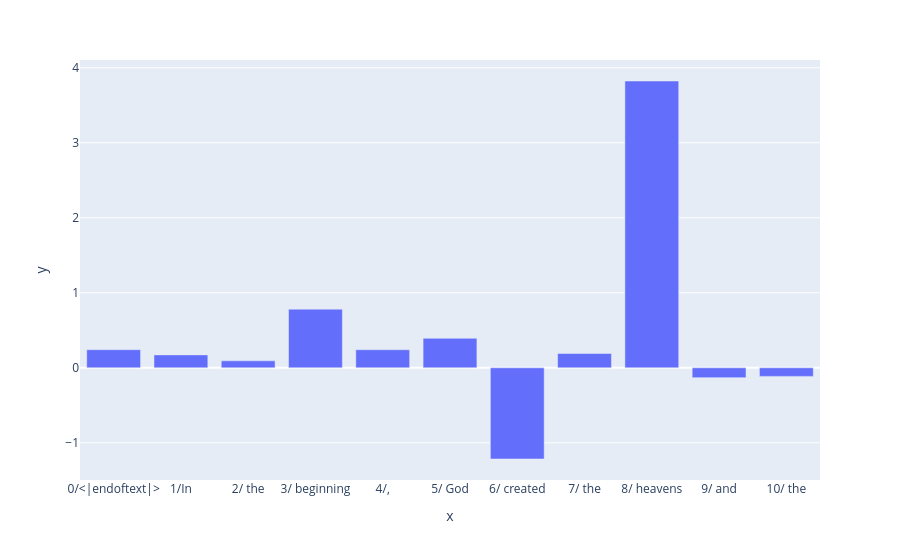

Notebook code cell kept with this figure:
### Code cell
tokens = model.to_str_tokens(prompt)
unique_tokens = [f"{i}/{t}" for i, t in enumerate(tokens)]

px.bar(
    x=unique_tokens,
    y=feature_attribution_df.sae_feature_attributions[sae.cfg.hook_name][0]
    .sum(-1)
    .detach()
    .cpu()
    .numpy(),
)

### Figure 1 — Plotly figure (JSON) as saved in the notebook; plotly's stock layout.template omitted (floating-point values rounded to 4 significant figures)
{"data": [{"alignmentgroup": "True", "hovertemplate": "x=%{x}<br>y=%{y}<extra></extra>", "legendgroup": "", "marker": {"color": "#636efa", "pattern": {"shape": ""}}, "name": "", "offsetgroup": "", "orientation": "v", "showlegend": false, "textposition": "auto", "type": "bar", "x": ["0/<|endoftext|>", "1/In", "2/ the", "3/ beginning", "4/,", "5/ God", "6/ created", "7/ the", "8/ heavens", "9/ and", "10/ the"], "xaxis": "x", "y": [0.2419, 0.1722, 0.0931, 0.7818, 0.241, 0.3933, -1.216, 0.1907, 3.824, -0.1313, -0.1145], "yaxis": "y"}], "layout": {"barmode": "relative", "legend": {"tracegroupgap": 0}, "margin": {"t": 60}, "xaxis": {"anchor": "y", "domain": [0, 1], "title": {"text": "x"}}, "yaxis": {"anchor": "x", "domain": [0, 1], "title": {"text": "y"}}}}
